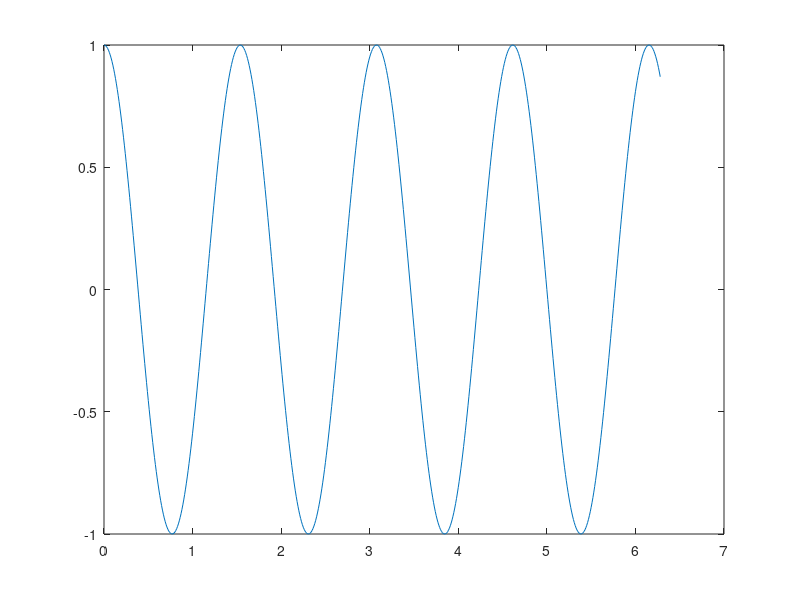
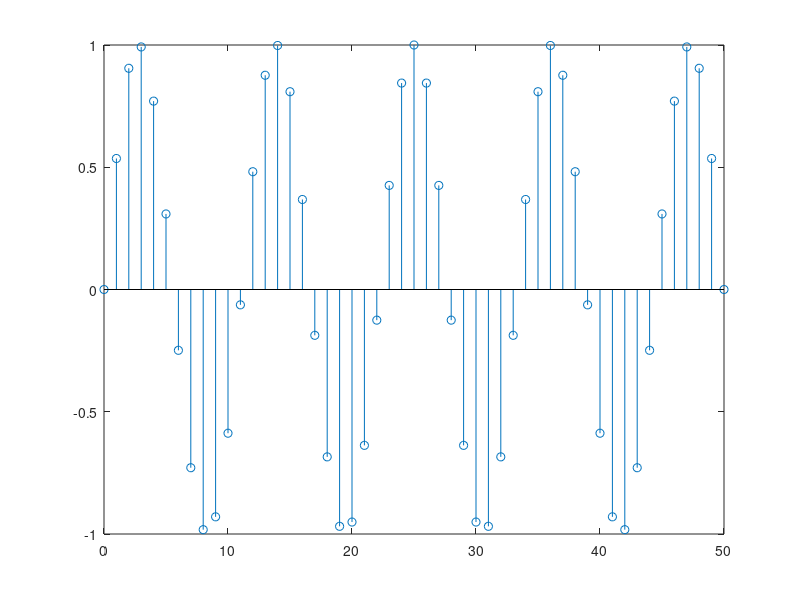

The MATLAB source for these figures, in order: (Note: this script raises an error after producing the figures.)
t = 0 : 0.01 : 2*pi;
x = cos(1.3*pi*t);

figure;
plot(t,x);

#####################################
n = 0 : 50;
x = sin(((1.8*pi)./10).*n);

figure;
stem(n,x);


#####################################
figure;
syms t;
#t = -4 : 4;
#x = 0 : 1;

u = heaviside(t);
x = exp(-t)*u;

u1 = heaviside(t-1);
x1 = exp(-t+1)*u1;

u2 = heaviside(t+1);
x2 = exp(-t-1)*u2;

subplot(3,1,1);
ezplot(x,[-4,4]);
axis([-4 4 0 1]); 
title("x(t)");
xlabel("t(sec)");
ylabel("x(t)");

subplot(3,1,2);
ezplot(x1,[-4,4]);
axis([-4 4 0 1]); 
title("x(t-1)");
xlabel("t(sec)");
ylabel("x(t-1)");

subplot(3,1,3);
ezplot(x2,[-4,4]);
axis([-4 4 0 1]); 
title("x(t+1)");
xlabel("t(sec)");
ylabel("x(t+1)");




